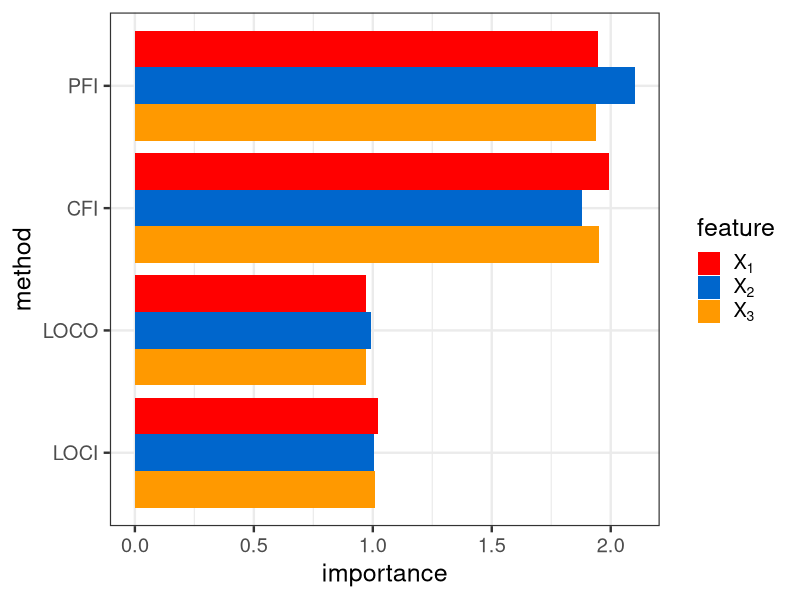
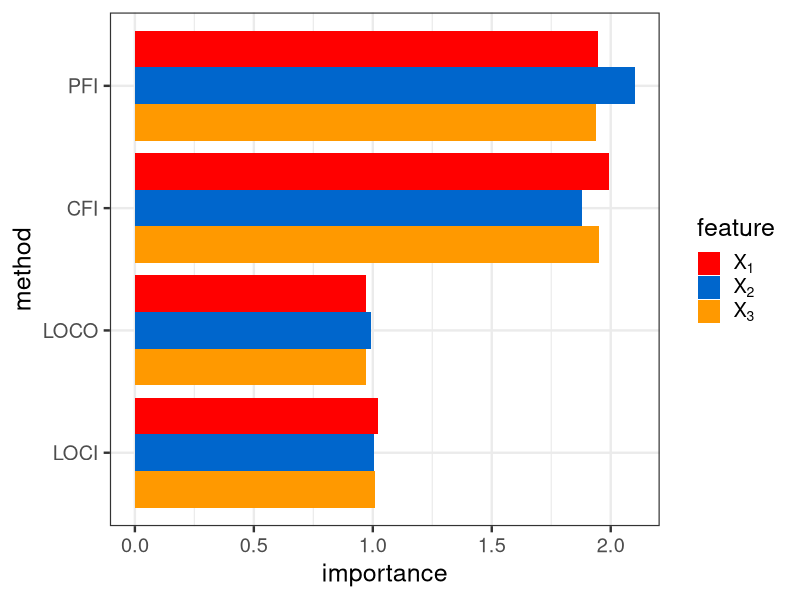

The R script that drew these images, in order:
library(ggplot2)
theme_set(theme_bw(base_size = 18))
color_vector = c("red", "#0066CC", "#FF9900", "#999999", "#9900FF")


# load datasets
df_pfi_cfi = read.csv("./simulations/data/sim1_df_res_pfi_cfi.csv")
df_loco_loci = read.csv("./simulations/data/sim1_df_res_loco_loci.csv")

colnames(df_pfi_cfi)[2] = "importance"

df = rbind(df_pfi_cfi[names(df_loco_loci)], df_loco_loci)
df$feature = as.factor(df$feature)
df$i = length(df$feature):1


# Plot
sim1 = ggplot(data = df, aes(y = reorder(type, i),  x = importance, fill = reorder(feature, i))) +
  geom_col(position = position_dodge()) +
  labs(y = "method",
       fill = "feature") + 
  scale_fill_manual(values = color_vector, breaks = c("x1", "x2", "x3"), 
                    labels = c(expression(X[1]), expression(X[2]), expression(X[3])))

sim1

# Save plot
ggsave(filename = "./simulations/plots/sim1.pdf")